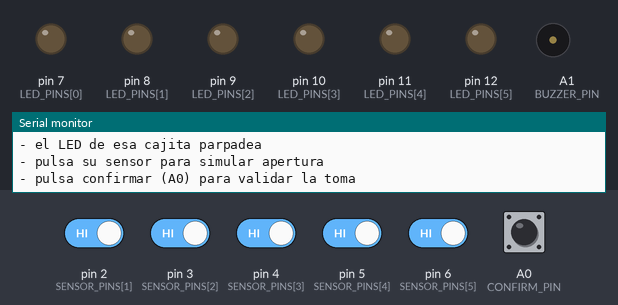
A sketch run on a simulated Arduino Nano, built with avr-gcc and run on an emulated ATmega328P. On the bench: output pins drawn as LEDs (lit = HIGH), buzzer (waves = sounding, pin HIGH), the last lines printed to the serial monitor. The test bench sets the inputs (shaded band); at power-on: A0 (CONFIRM_PIN), pin 2 (SENSOR_PINS[1]), pin 3 (SENSOR_PINS[2]), pin 4 (SENSOR_PINS[3]), pin 5 (SENSOR_PINS[4]), pin 6 (SENSOR_PINS[5]) HIGH.

Above: at 2.2 s.
2.3 s: pin 2 (SENSOR_PINS[1]) driven LOW
At 2.48 s:
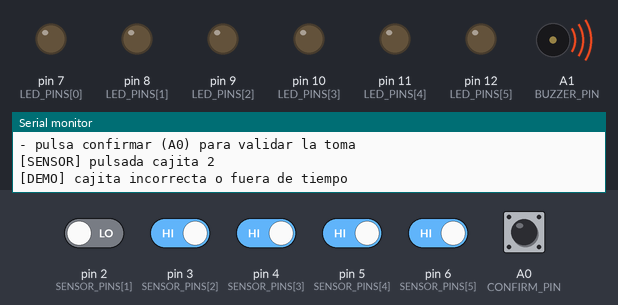
4.1 s: A0 (CONFIRM_PIN) pulled LOW for 0.15 s
At 11.3 s:
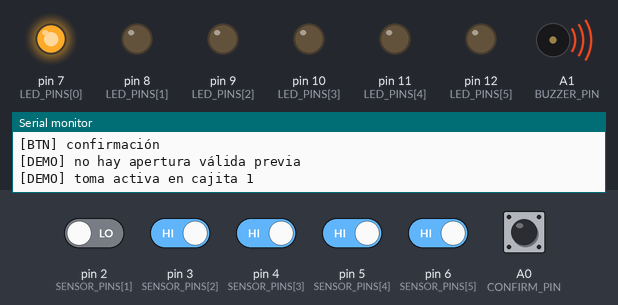
Timing chart, 0 to 24.5 s (numbered marks = the images above; inputs shaded):
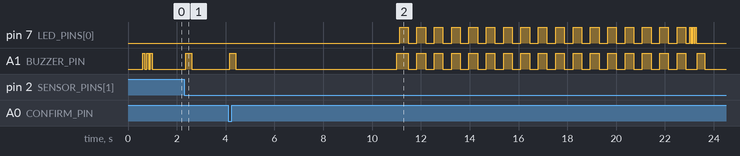

The sketch:

VigiaSenior_test_mode_sin_backend.ino
```cpp
// ==============================
// VigiaSenior - modo sin backend
// Pruebas locales en breadboard
// Arduino Nano ESP32
//
// Sensores: D1..D6   (pulsadores simulando apertura)
// LEDs:     D7..D12
// Confirm:  A0
// Buzzer:   A1
// ==============================

const uint8_t SENSOR_PINS[6] = {1, 2, 3, 4, 5, 6};     // D1..D6
const uint8_t LED_PINS[6]    = {7, 8, 9, 10, 11, 12};  // D7..D12
const uint8_t CONFIRM_PIN    = A0;
const uint8_t BUZZER_PIN     = A1;

const unsigned long DEBOUNCE_MS = 50;
const unsigned long ALERT_INTERVAL_MS = 10000;   // cada cuánto empieza una alerta nueva
const unsigned long CONFIRM_WINDOW_MS = 12000;   // tiempo para abrir + confirmar

bool sensorStable[6];
bool sensorRawLast[6];
unsigned long sensorLastChange[6];

bool confirmStable = HIGH;
bool confirmRawLast = HIGH;
unsigned long confirmLastChange = 0;

enum DemoState {
  IDLE,
  ALERTING,
  OPENED
};

DemoState state = IDLE;
int activeSlot = 0;          // 0..5
int openedSlot = -1;         // 0..5
unsigned long stateStartedAt = 0;
unsigned long lastBlinkAt = 0;
bool blinkState = false;

void beep(unsigned int durationMs = 80) {
  digitalWrite(BUZZER_PIN, HIGH);
  delay(durationMs);
  digitalWrite(BUZZER_PIN, LOW);
}

void allLedsOff() {
  for (int i = 0; i < 6; i++) {
    digitalWrite(LED_PINS[i], LOW);
  }
}

void flashLed(uint8_t idx, int times = 2, int onMs = 100, int offMs = 70) {
  if (idx >= 6) return;
  for (int i = 0; i < times; i++) {
    digitalWrite(LED_PINS[idx], HIGH);
    delay(onMs);
    digitalWrite(LED_PINS[idx], LOW);
    delay(offMs);
  }
}

void startAlertForCurrentSlot() {
  state = ALERTING;
  openedSlot = -1;
  stateStartedAt = millis();
  lastBlinkAt = 0;
  blinkState = false;

  allLedsOff();
  Serial.print("[DEMO] toma activa en cajita ");
  Serial.println(activeSlot + 1);
  beep(120);
}

void goToNextSlot() {
  allLedsOff();
  activeSlot = (activeSlot + 1) % 6;
  state = IDLE;
  openedSlot = -1;
  stateStartedAt = millis();
}

void setup() {
  Serial.begin(115200);
  delay(600);

  pinMode(BUZZER_PIN, OUTPUT);
  digitalWrite(BUZZER_PIN, LOW);

  pinMode(CONFIRM_PIN, INPUT_PULLUP);

  for (int i = 0; i < 6; i++) {
    pinMode(SENSOR_PINS[i], INPUT_PULLUP);
    pinMode(LED_PINS[i], OUTPUT);
    digitalWrite(LED_PINS[i], LOW);

    bool current = digitalRead(SENSOR_PINS[i]);
    sensorStable[i] = current;
    sensorRawLast[i] = current;
    sensorLastChange[i] = millis();
  }

  beep(80);
  delay(80);
  beep(80);
  delay(80);
  beep(80);

  stateStartedAt = millis();

  Serial.println("=== VigiaSenior modo pruebas sin backend ===");
  Serial.println("Funcionamiento:");
  Serial.println("- cada cierto tiempo se activa una cajita");
  Serial.println("- el LED de esa cajita parpadea");
  Serial.println("- pulsa su sensor para simular apertura");
  Serial.println("- pulsa confirmar (A0) para validar la toma");
}

void loop() {
  // Lanzar siguiente alerta si estamos en IDLE
  if (state == IDLE && millis() - stateStartedAt >= ALERT_INTERVAL_MS) {
    startAlertForCurrentSlot();
  }

  // Debounce sensores
  for (int i = 0; i < 6; i++) {
    bool raw = digitalRead(SENSOR_PINS[i]);

    if (raw != sensorRawLast[i]) {
      sensorRawLast[i] = raw;
      sensorLastChange[i] = millis();
    }

    if ((millis() - sensorLastChange[i]) > DEBOUNCE_MS && raw != sensorStable[i]) {
      sensorStable[i] = raw;

      // INPUT_PULLUP => LOW al pulsar
      if (sensorStable[i] == LOW) {
        Serial.print("[SENSOR] pulsada cajita ");
        Serial.println(i + 1);

        if (state == ALERTING && i == activeSlot) {
          state = OPENED;
          openedSlot = i;
          allLedsOff();
          digitalWrite(LED_PINS[i], HIGH);
          stateStartedAt = millis();
          beep(70);
          Serial.println("[DEMO] apertura válida");
        } else {
          Serial.println("[DEMO] cajita incorrecta o fuera de tiempo");
          beep(250);
        }
      }
    }
  }

  // Debounce botón confirmar
  bool confirmRaw = digitalRead(CONFIRM_PIN);
  if (confirmRaw != confirmRawLast) {
    confirmRawLast = confirmRaw;
    confirmLastChange = millis();
  }

  if ((millis() - confirmLastChange) > DEBOUNCE_MS && confirmRaw != confirmStable) {
    confirmStable = confirmRaw;

    if (confirmStable == LOW) {
      Serial.println("[BTN] confirmación");

      if (state == OPENED && openedSlot == activeSlot) {
        Serial.println("[DEMO] toma confirmada correctamente");
        flashLed(activeSlot, 3, 70, 50);
        beep(150);
        goToNextSlot();
      } else {
        Serial.println("[DEMO] no hay apertura válida previa");
        beep(250);
      }
    }
  }

  // Parpadeo / alerta
  if (state == ALERTING) {
    if (millis() - lastBlinkAt >= 350) {
      lastBlinkAt = millis();
      blinkState = !blinkState;
      digitalWrite(LED_PINS[activeSlot], blinkState ? HIGH : LOW);

      if (blinkState) {
        digitalWrite(BUZZER_PIN, HIGH);
      } else {
        digitalWrite(BUZZER_PIN, LOW);
      }
    }

    if (millis() - stateStartedAt >= CONFIRM_WINDOW_MS) {
      digitalWrite(BUZZER_PIN, LOW);
      Serial.println("[DEMO] toma omitida por timeout");
      flashLed(activeSlot, 4, 40, 40);
      beep(300);
      goToNextSlot();
    }
  }

  // Timeout si abrió pero no confirmó
  if (state == OPENED) {
    if (millis() - stateStartedAt >= CONFIRM_WINDOW_MS) {
      Serial.println("[DEMO] apertura sin confirmación: timeout");
      allLedsOff();
      flashLed(activeSlot, 4, 40, 40);
      beep(300);
      goToNextSlot();
    }
  }

  delay(8);
}
```

Measured:
- after the input at 2.3 s, A1 (BUZZER_PIN): LOW → HIGH after 0.06 s, → LOW 0.25 s later
